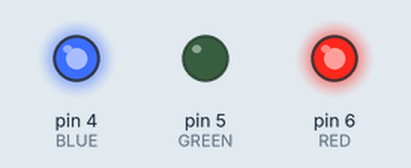
Recording of a sketch running on a simulated Arduino Uno, built with avr-gcc and run on an emulated ATmega328P. Parts: output pins drawn as LEDs (lit = HIGH).

Above: at 0.1 s.
At 1.1 s:
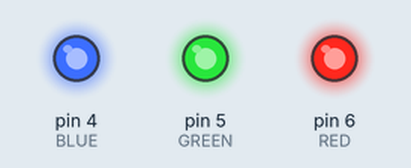
Timing chart, 0 to 2.6 s (numbered marks = the images above):
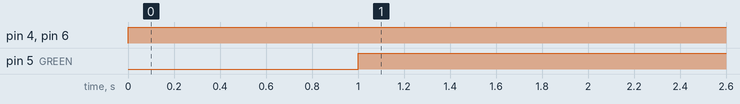

Measured:
- by itself, pin 4 (BLUE), pin 6 (RED): LOW → HIGH at 0.00 s
- by itself, pin 5 (GREEN): LOW → HIGH at 1.0 s

The sketch:

SpotRVB1s.ino
```cpp
/*
 * auteur Iynthurisha
 * Code permetant d'allumer le spot en couleur unique au choix (R,V,B)
 * avec une fonction char couleur
 */

// Define Pins
#define RED 6
#define GREEN 5
#define BLUE 4

// define variables

int redValue;
int greenValue;
int blueValue;
int tempsd; //temps t=0
int tempsf; // temps à l'instant t


//fonction
char couleur(char COULEUR){
  return COULEUR;
  }

void setup() {
  pinMode(RED, OUTPUT);
  pinMode(GREEN, OUTPUT);
  pinMode(BLUE, OUTPUT);
  char couleur_uni = couleur('V'); //Choisir [R;V;B]
  tempsd = millis();

  if (couleur_uni=='R'){
  redValue = 0; // it will show red light (the color values are inversed)
  greenValue = 255;
  blueValue = 255;
  }

  if (couleur_uni=='V'){
  redValue = 255;
  greenValue = 0;
  blueValue = 255;
  }

  if (couleur_uni=='B'){
  redValue = 255;
  greenValue = 255;
  blueValue = 0;
  }
}

void loop() {
  analogWrite(RED, redValue);
  analogWrite(GREEN, greenValue);
  analogWrite(BLUE, blueValue);

  tempsf=millis();
  if (tempsf-tempsd >1000){
     //spot off
    redValue = 255;
    greenValue = 255;
    blueValue = 255;

    analogWrite(RED, redValue);
    analogWrite(GREEN, greenValue);
    analogWrite(BLUE, blueValue);
  }
}
```
